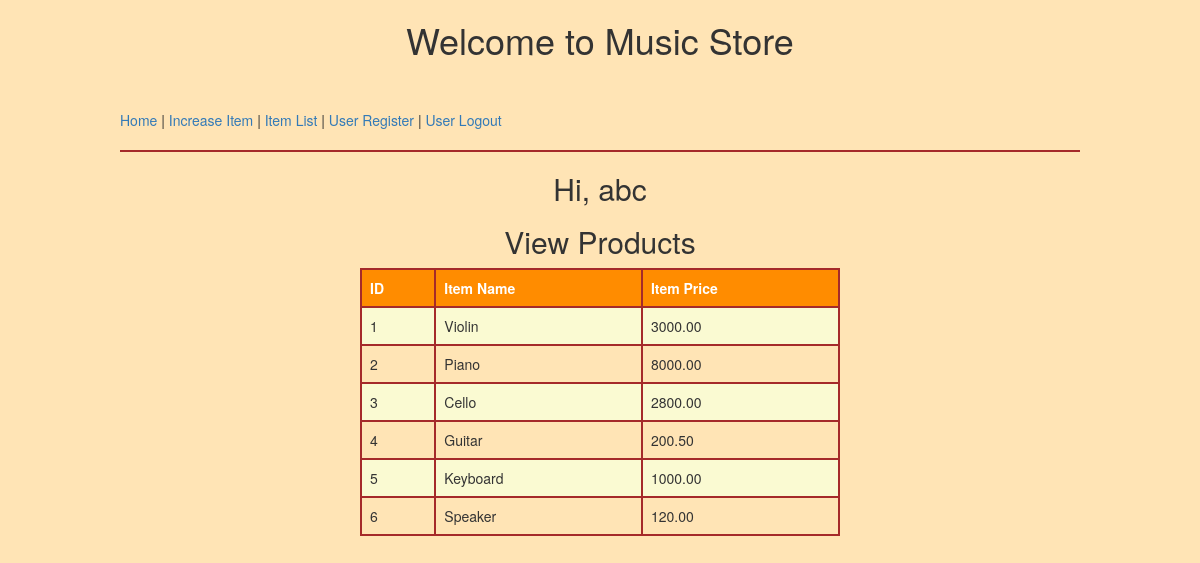
Screenshot of /viewList.php (signed in) with the database file from the repository.
### tables this page shows
CREATE TABLE `MusicStore` (
  `id` int(3) NOT NULL,
  `productName` varchar(100) NOT NULL,
  `priceTag` decimal(9,2) NOT NULL
);

### viewList.php (the view, shortened to what this page needs)
<!DOCTYPE html>
<html>
    <head>
        <link rel="stylesheet" href="https://maxcdn.bootstrapcdn.com/bootstrap/3.3.7/css/bootstrap.min.css">
    </head>
    <body>
        <div id="wrapper">
        <?php
        require_once 'header.php';
        ?>
        <h2>Hi, <?php echo $_SESSION['username']; ?></h2>
        <h2>View Products</h2>
        <?php
        require_once 'connect.php';
        $view="SELECT * FROM `MusicStore`";
        $rowView=mysqli_query($conn, $view);
        if($rowView > 0){
            echo "<table ><tr><th>ID</th><th>Item Name</th><th>Item Price</th></tr>";
            $i = 1;
            while($row=mysqli_fetch_assoc($rowView))
            {
                echo "<tr><td>$i</td>";
		echo "<td>" . $row['productName'] . "</td>";
		echo "<td>" . $row['priceTag'] . "</td></tr>";
		$i++;
            }
            echo "</table>";
        }
        else
            echo "Table is empty";
        ?>
        </div>
    </body>
</html>

### header.php (shortened to what this page needs)
<h1 align="center">Welcome to Music Store</h1>
<br>
<br>
<a href="index.php">Home</a> |
<a href="insertItem.php">Increase Item</a> |
<a href="viewList.php">Item List</a> |
<a href="userRegister.php">User Register</a> |
<?php
if (!isset($_SESSION['username']))
    echo "<a href='userLogin.php'>User Login</a>";
else
    echo "<a href='userLogout.php'>User Logout</a>";
?>
<hr style="height:2px;border-width:0;background-color:brown">

### viewList.php (style rules this page uses)
body { background-color:moccasin; }
#wrapper { width:80%; margin:auto; }
table { border-collapse: collapse; width: 50%; margin: auto; border: 2px solid brown; }
th, td { text-align: left; padding: 8px; border: 2px solid brown; }
tr:nth-child(even) { background-color: lightgoldenrodyellow }
th { background-color: darkorange; color: white; }
h2 { text-align: center; }

### rows the page displays
musicstore: productName "Violin", priceTag "3000.00"
musicstore: productName "Piano", priceTag "8000.00"
musicstore: productName "Cello", priceTag "2800.00"
musicstore: productName "Guitar", priceTag "200.50"
musicstore: productName "Keyboard", priceTag "1000.00"
musicstore: productName "Speaker", priceTag "120.00"

### other values shown
$_SESSION['username'] "abc"
